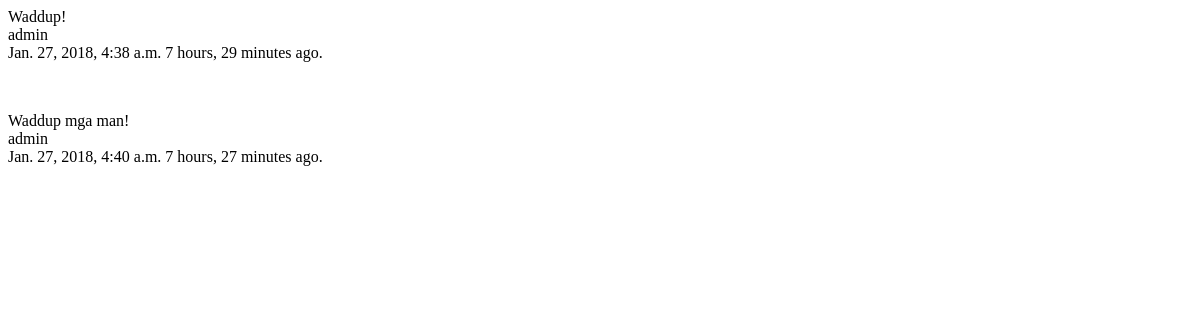
/tweet/, run on an earlier commit of the app's database.
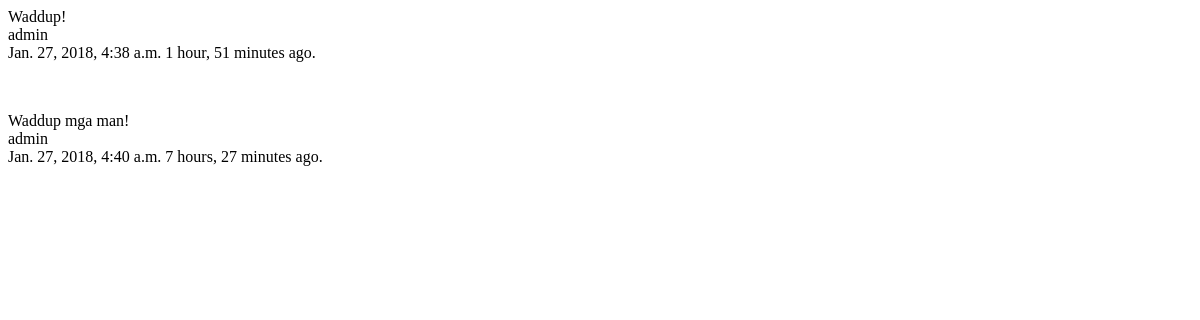
And on a later commit of the database.
### tweets/models.py (models this page shows, shortened)
class Tweet(models.Model):
	user 			= models.ForeignKey(User)
	content 		= models.CharField(max_length=140, validators=[validate_content])
	updated 		= models.DateTimeField(auto_now=True)
	timestamp		= models.DateTimeField(auto_now_add=True)

### tweets/views.py (the view)
class TweetListView(ListView):
	queryset = Tweet.objects.all()
	def get_context_data(self, *args, **kwargs):
		context = super(TweetListView, self).get_context_data(*args, **kwargs)
		return context

### tweets/templates/tweets/tweet_list.html
{% for obj in object_list %}
	<p>{{ obj.content }}<br/>
	{{ obj.user }}<br/>
	{{ obj.timestamp }} {{ obj.updated|timesince }} ago.</p><br/>
{% endfor %}

What changed in the data, as far as the page shows it:
changed Tweet "Waddup!": updated "7 hours, 29 minutes" → "1 hour, 51 minutes"
